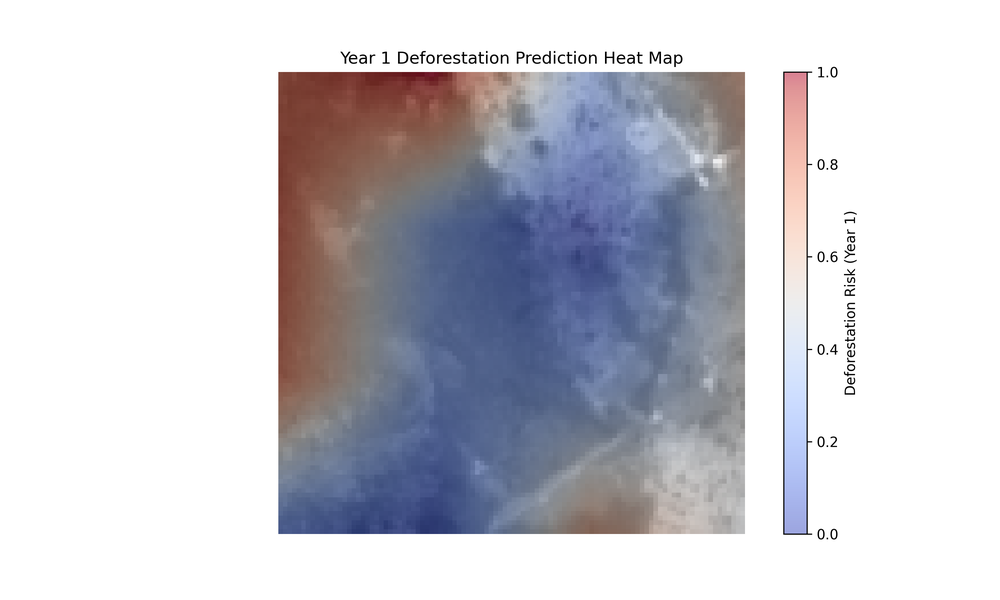
#> input picture deforestation_heatmap_year_1.png, 1000 x 600 px, shrunk from 3000 x 1800 before the run, found by its file name
$ python heatMapAnimation.py
#> lines starting #> are read from the running program, lines starting #| are printed output that depends on the picture
import matplotlib.pyplot as plt
from matplotlib.animation import FuncAnimation
import numpy as np
from PIL import Image

# List of PNG heat maps for each year
heat_maps = [
    "C:\\Users\\Austin\\OneDrive\\Documents\\Personal Projects\\GitHub\\EarlyDeforestationDetection\\deforestation_heatmap_year_1.png",
    "C:\\Users\\Austin\\OneDrive\\Documents\\Personal Projects\\GitHub\\EarlyDeforestationDetection\\deforestation_heatmap_year_2.png",
    "C:\\Users\\Austin\\OneDrive\\Documents\\Personal Projects\\GitHub\\EarlyDeforestationDetection\\deforestation_heatmap_year_3.png",
    "C:\\Users\\Austin\\OneDrive\\Documents\\Personal Projects\\GitHub\\EarlyDeforestationDetection\\deforestation_heatmap_year_4.png",
    "C:\\Users\\Austin\\OneDrive\\Documents\\Personal Projects\\GitHub\\EarlyDeforestationDetection\\deforestation_heatmap_year_5.png"
]

# Compute cumulative differences relative to Year 1
def compute_cumulative_differences(heat_maps):
    differences = []
    # Load Year 1 heat map as baseline
    base_heat_map = np.array(Image.open(heat_maps[0]).convert("L"), dtype=np.float32)
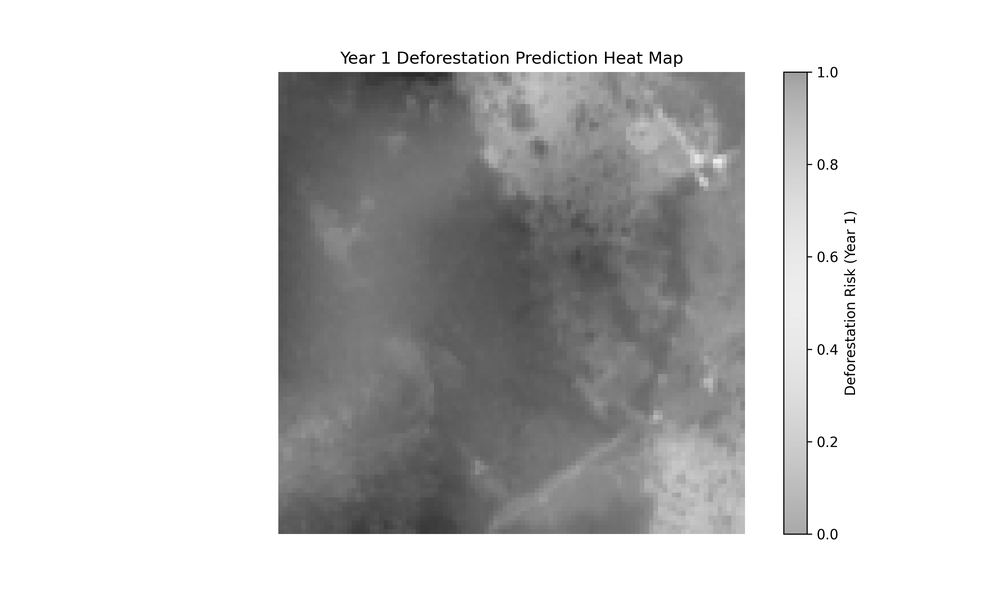
#> base_heat_map: shape (600, 1000) float32; min 0, max 255, mean 203.3
    for i in range(1, len(heat_maps)):
        # Load current year's heat map
        current_heat_map = np.array(Image.open(heat_maps[i]).convert("L"), dtype=np.float32)
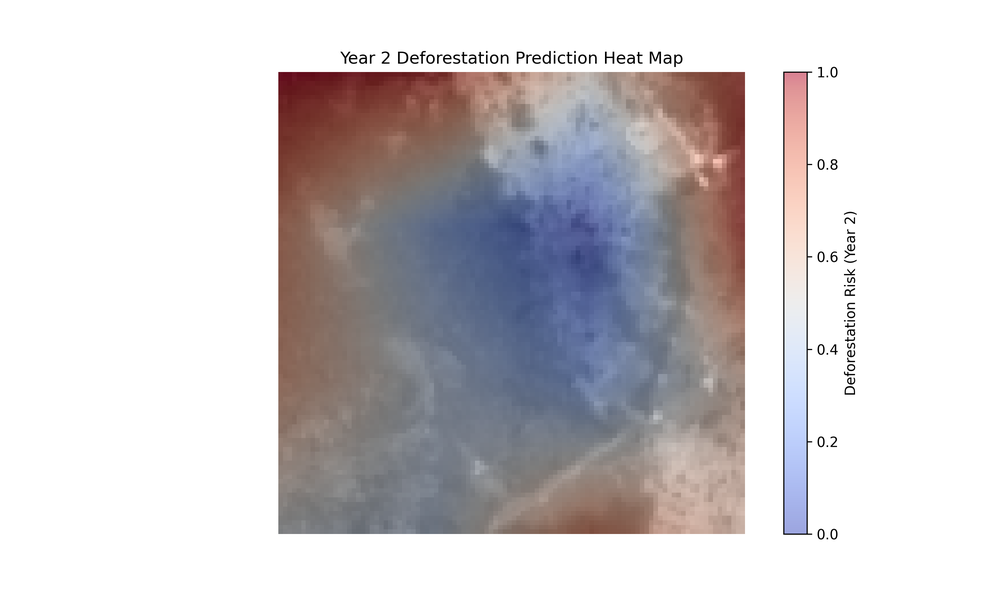
#> input picture deforestation_heatmap_year_2.png, 1000 x 600 px, shrunk from 3000 x 1800 before the run, found by its file name
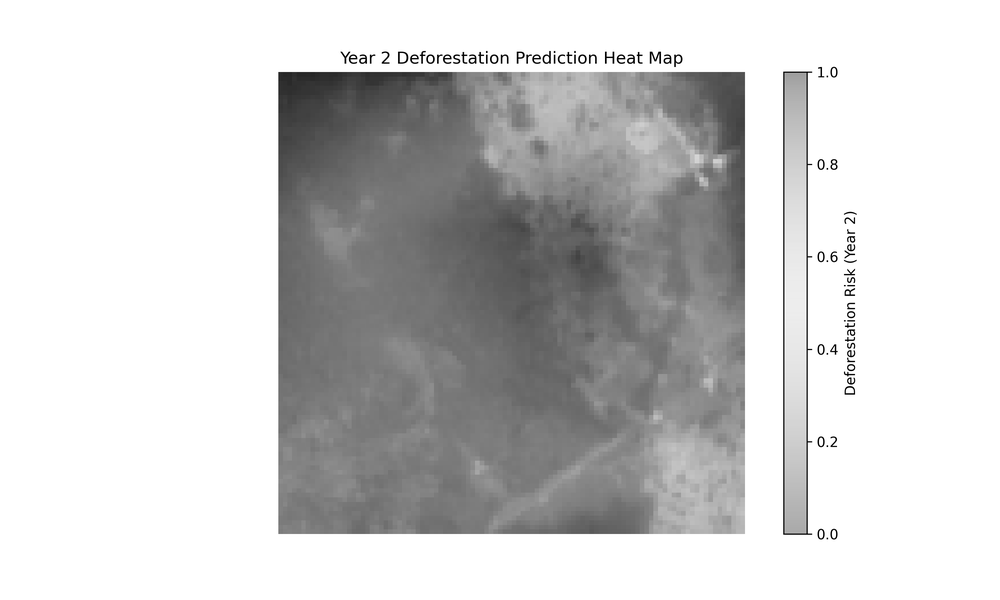
#> current_heat_map: shape (600, 1000) float32; min 0, max 255, mean 205.3
        # Compute cumulative difference
        diff = current_heat_map - base_heat_map
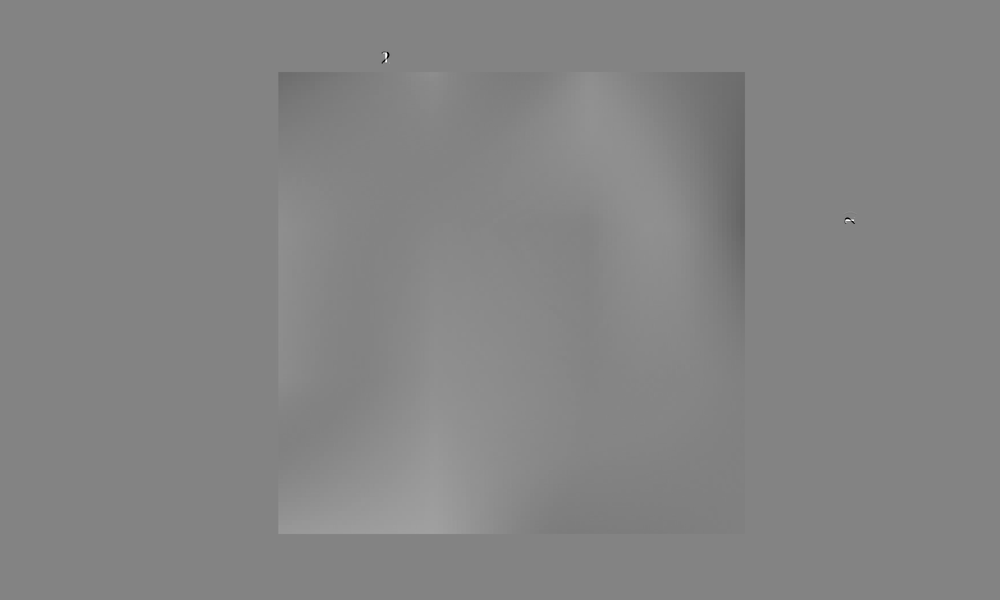
#> diff: shape (600, 1000) float32; min -255, max 238, mean 1.9; drawn with min black and max white
        differences.append(diff)
#> pass 2 of the loop in compute_cumulative_differences, `for i in range(1, len(heat_maps)):`:
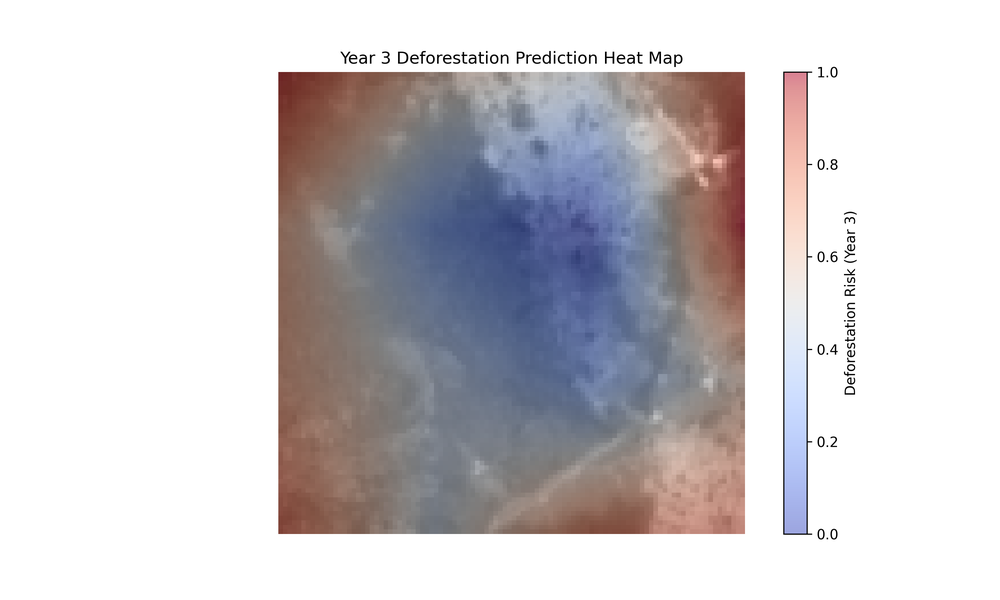
#> input picture deforestation_heatmap_year_3.png, 1000 x 600 px, shrunk from 3000 x 1800 before the run, found by its file name
#> in compute_cumulative_differences, `current_heat_map = np.array(Image.open(heat_maps[i]).convert("L"), dty..`:
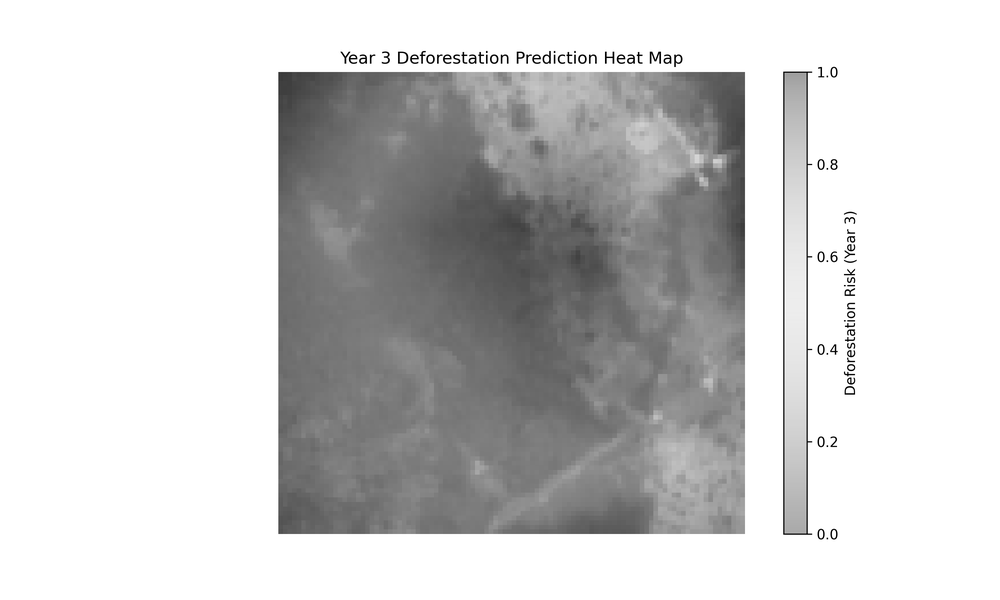
#> current_heat_map: shape (600, 1000) float32; min 0, max 255, mean 205.1
#> in compute_cumulative_differences, `diff = current_heat_map - base_heat_map`:
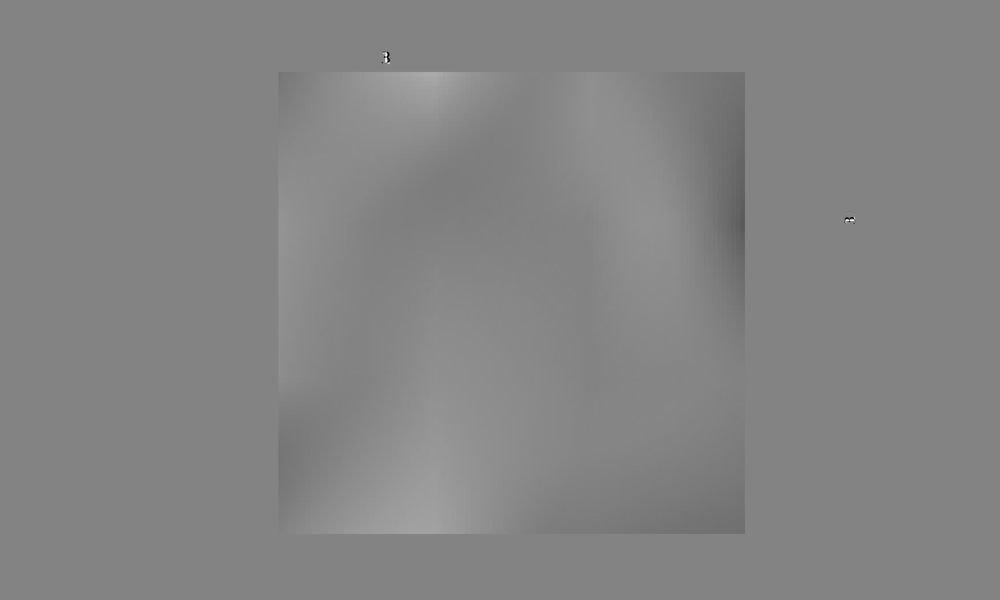
#> diff: shape (600, 1000) float32; min -255, max 238, mean 1.8; drawn with min black and max white
#> pass 3 of the loop in compute_cumulative_differences, `for i in range(1, len(heat_maps)):`:
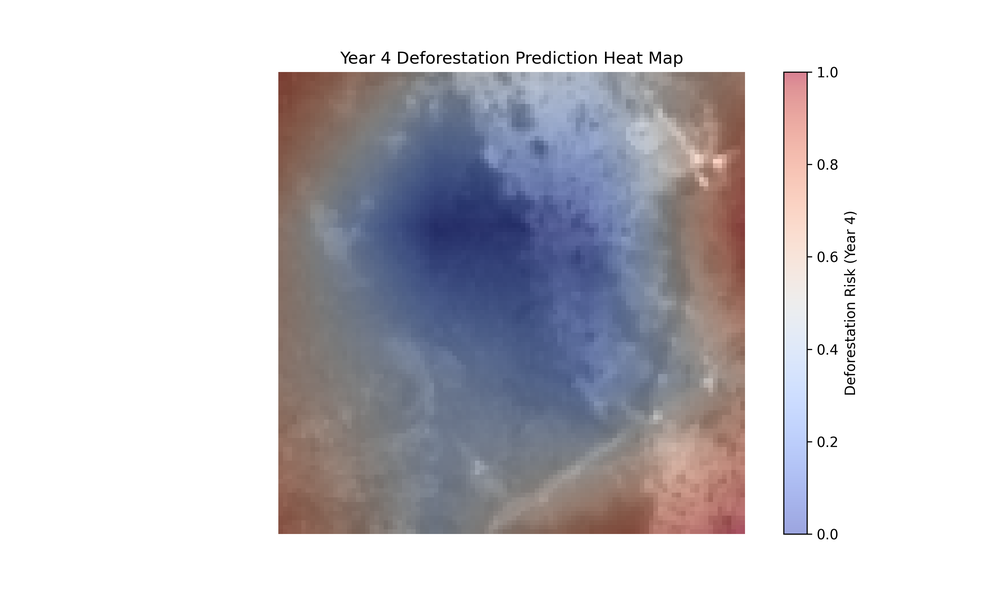
#> input picture deforestation_heatmap_year_4.png, 1000 x 600 px, shrunk from 3000 x 1800 before the run, found by its file name
#> in compute_cumulative_differences, `current_heat_map = np.array(Image.open(heat_maps[i]).convert("L"), dty..`:
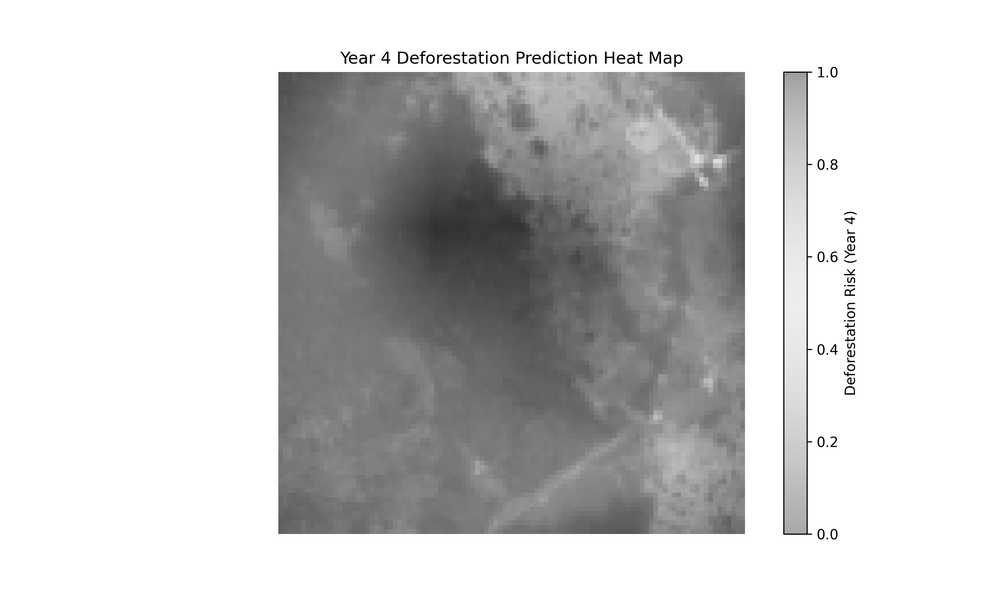
#> current_heat_map: shape (600, 1000) float32; min 0, max 255, mean 204.2
#> in compute_cumulative_differences, `diff = current_heat_map - base_heat_map`:
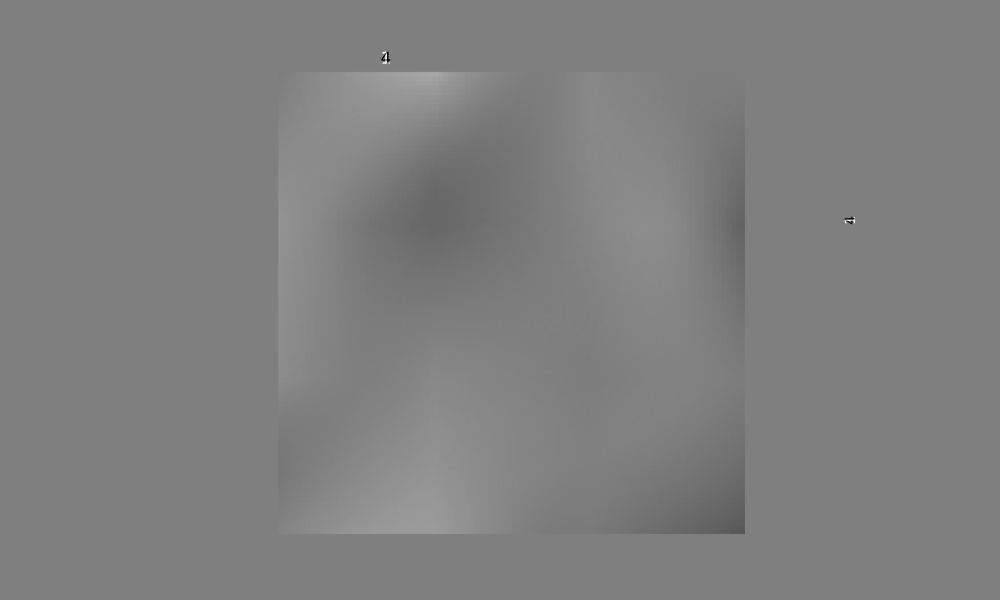
#> diff: shape (600, 1000) float32; min -255, max 255, mean 0.8; drawn with min black and max white
#> the loop made 4 passes; the first 3 are shown
    return differences

# Compute differences relative to Year 1
cumulative_differences = compute_cumulative_differences(heat_maps)

# Create a figure for the animation
fig, ax = plt.subplots(figsize=(10, 6))
img = None

# Function to update the animation
def update(frame):
    global img
    if img:
        img.remove()
    difference = cumulative_differences[frame]
    img = ax.imshow(difference, cmap="coolwarm", animated=True, vmin=-np.max(np.abs(difference)), vmax=np.max(np.abs(difference)))
    ax.set_title(f"Cumulative Change in Deforestation: Year 1 to Year {frame + 2}")
    return img,

# Create the animation
ani = FuncAnimation(fig, update, frames=len(cumulative_differences), interval=1000, blit=True)

# Save the animation as a GIF
ani.save("cumulative_deforestation_animation.gif", writer="imagemagick")
plt.show()
